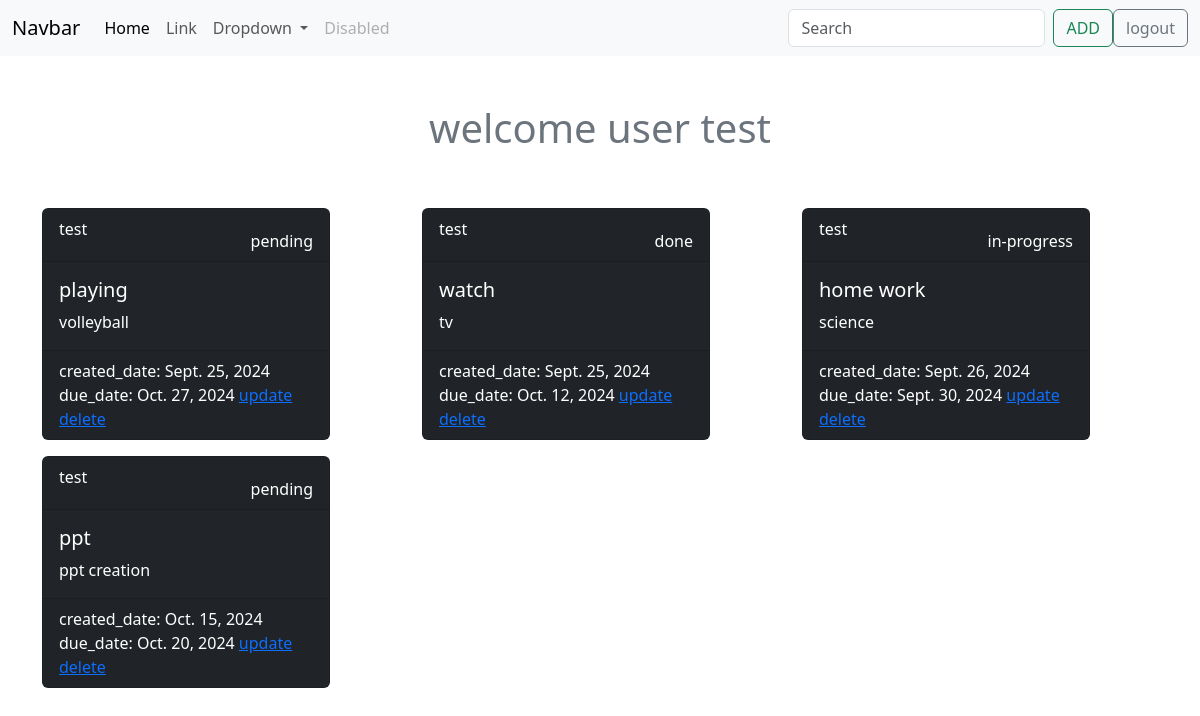
/task/list/ (signed in), run on the app's committed database.
### notes/models.py (models this page shows, shortened)
class Task(models.Model):
    title=models.CharField(max_length=200)
    description=models.TextField()
    created_date=models.DateTimeField(auto_now=True)
    due_date=models.DateTimeField(null=True)
    category_choices=(
        ("personal","personal"),
        ("business","business"),
    )
    category=models.CharField(max_length=200 ,choices=category_choices,default="personal")
    status_choices=(
        ("pending","pending"),
        ("in-progress","in-progress"),
        ("done","done"),
    )
    status=models.CharField(max_length=200,choices=status_choices,default="pending")
    user=models.ForeignKey(User,on_delete=models.CASCADE)

### notes/views.py (the view)
# urls.py: path("task/list/",views.TaskListView.as_view(),name="task-list"),
class TaskListView(View):
    def get(self,request,*args,**kwargs):
        qs=Task.objects.all()
        return render(request,"task_list.html",{"task":qs})

### notes/templates/task_list.html (shortened to what this page needs)
{%extends 'base.html'%}
{%block main_block%}
<div class="container mt-5">
    <div class="row">
        <div class="container  mb-5 text-secondary text-center"><h1>welcome user {{request.user}}</h1></div>
        {%for t in task%}
        <div class="col-4">
            <div class="card text-bg-dark mb-3" style="max-width: 18rem;">
                <div class="card-header d-flex justify-content-between">
                    <div> {{t.user}}</div>
                    <div>
                        {{t.status}}
                    </div>
                </div>
                <div class="card-body">
                    <h5 class="card-title">{{t.title}}</h5>
                    <p class="card-text">{{t.description}}</p>
                </div>
                <div class="card-footer text-body-white">
                    created_date: {{t.created_date|date}}
                    due_date: {{t.due_date|date}}
                    <a href="{%url 'task-update' t.id %}">update</a>
                    <a href="{%url 'task-delete' t.id%}">delete</a>
                </div>
            </div>
        </div>
        {%endfor%}
    </div>
</div>
{%endblock%}

### data on the page
Task: user "test", status "pending", title "playing", description "volleyball", created_date "Sept. 25, 2024", due_date "Oct. 27, 2024"
Task: user "test", status "done", title "watch", description "tv", created_date "Sept. 25, 2024", due_date "Oct. 12, 2024"
Task: user "test", status "in-progress", title "home work", description "science", created_date "Sept. 26, 2024", due_date "Sept. 30, 2024"
Task: user "test", status "pending", title "ppt", description "ppt creation", created_date "Oct. 15, 2024", due_date "Oct. 20, 2024"

### other printed values
{{ request.user }} "test"
